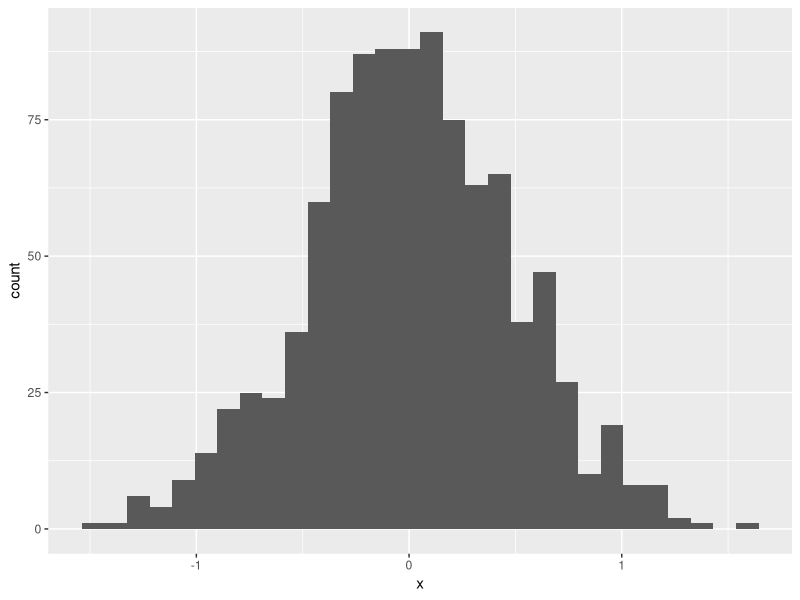
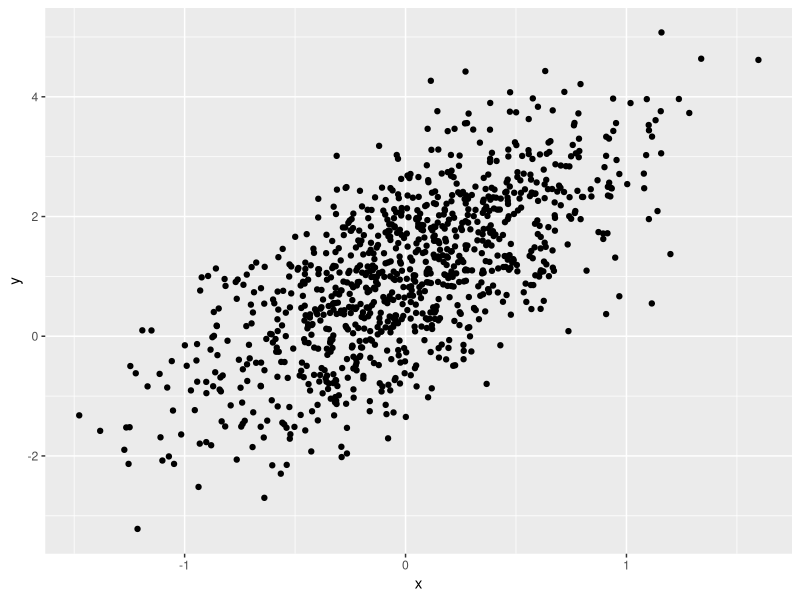
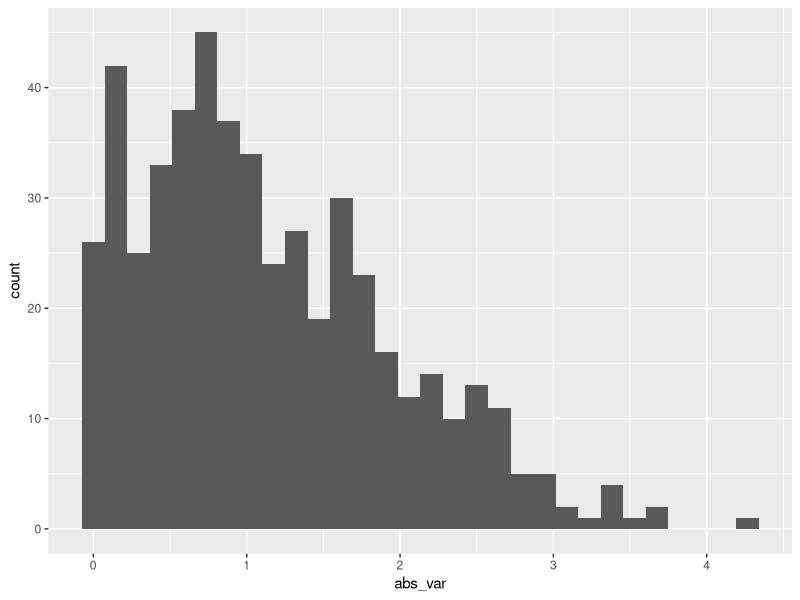

These figures' R source, in order:
## ---- chunk 1
library(tidyverse)
## ---- chunk 2
samp = rnorm(100) #this samples from a normal distriburion
length(samp)
## ---- chunk 3
plot_df =
  tibble(
    x = rnorm(1000, sd = 0.5),
    y = 1 + 2 * x + rnorm(1000)
  )

head(plot_df)
## ---- chunk 4
ggplot(plot_df, aes(x = x)) + geom_histogram()

ggplot(plot_df, aes(x = x, y = y)) + geom_point() 
## ---- chunk 5
set.seed(0)

la_df = 
  tibble(
    num_var = rnorm(n = 500, mean = 1),
    log_var = num_var > 0,
    abs_var = abs(num_var) 
)

ggplot(la_df, aes(x = abs_var)) + geom_histogram()
